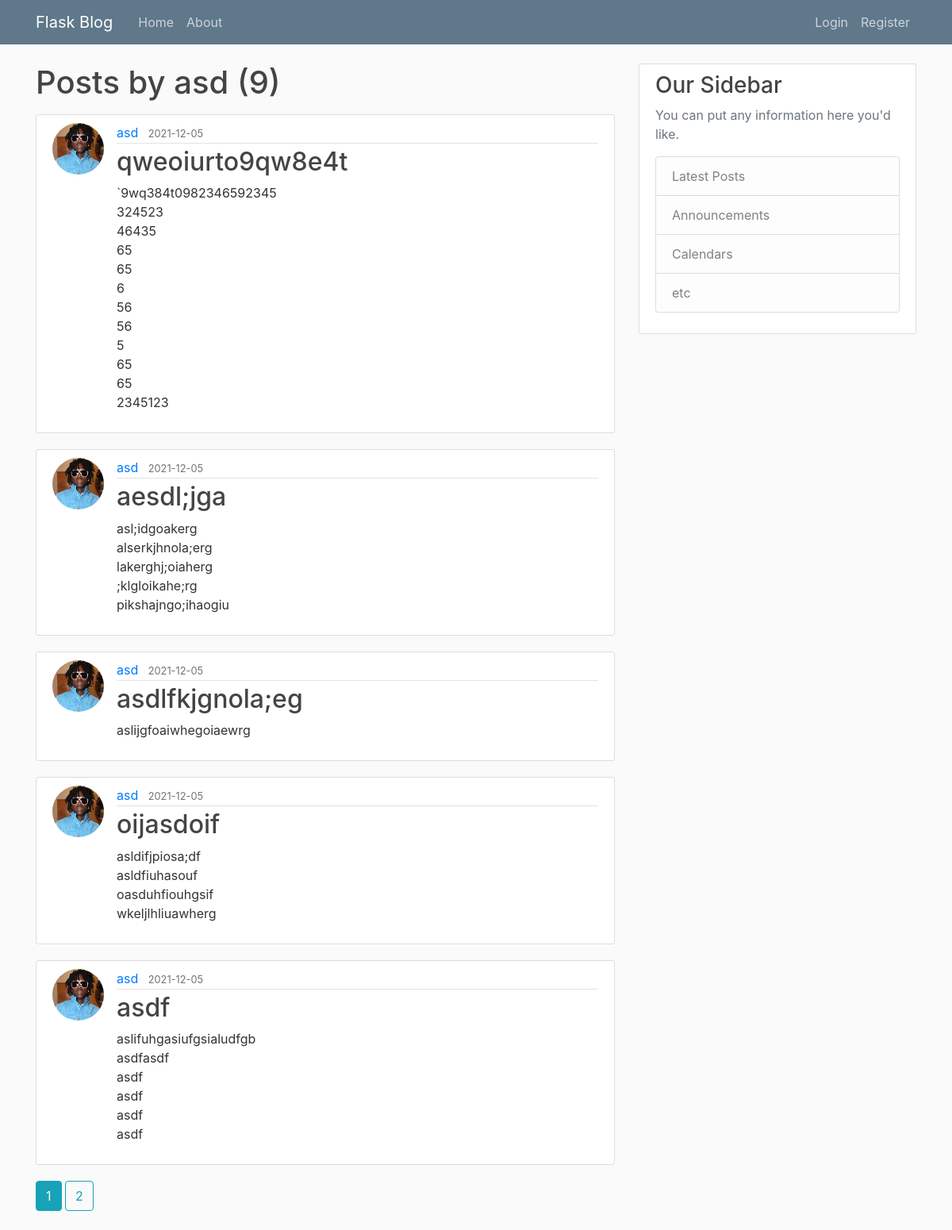
The app's page /user/asd with its own data.
### flaskblog/models.py (models this page shows, shortened)
class User(db.Model, UserMixin):
    id = db.Column(db.Integer, primary_key=True)
    username = db.Column(db.String(20), unique=True, nullable=False)
    email = db.Column(db.String(120), unique=True, nullable=False)
    image_file = db.Column(db.String(20), nullable=False, default='default.jpg')
    password = db.Column(db.String(60), nullable=False)
    posts = db.relationship('Post', backref='author', lazy=True)

class Post(db.Model):
    id = db.Column(db.Integer, primary_key=True)
    title = db.Column(db.String(100))
    date_posted = db.Column(db.DateTime, nullable=False, default=datetime.utcnow)
    content = db.Column(db.Text, nullable=False)
    user_id = db.Column(db.Integer, db.ForeignKey('user.id'), nullable=False)

### flaskblog/routes.py (the view)
@app.route("/user/<string:username>")
def user_posts(username):
    page = request.args.get('page', 1, type=int)
    user = User.query.filter_by(username=username).first_or_404()
    posts = Post.query.filter_by(author=user)\
        .order_by(Post.date_posted.desc())\
        .paginate(page=page, per_page=5)
    return render_template('user_posts.html', posts=posts, user=user)

### flaskblog/templates/user_posts.html
{% extends "layout.html" %}
{% block content %}
    <h1 class="mb-3">Posts by {{ user.username }} ({{ posts.total }})</h1>
    {% for post in posts.items %}
        <article class="media content-section">
            <img class="rounded-circle article-img" src="{{ url_for('static', filename='profile_pics/' + post.author.image_file) }}">
            <div class="media-body">
            <div class="article-metadata">
                <a class="mr-2" href="{{ url_for('user_posts', username=post.author.username) }}">{{ post.author.username }}</a>
                <small class="text-muted">{{ post.date_posted.strftime('%Y-%m-%d') }}</small>
            </div>
            <h2><a class="article-title" href="{{ url_for('post', post_id=post.id) }}">{{ post.title }}</a></h2>
            <p class="article-content">{{ post.content }}</p>
            </div>
        </article>
    {% endfor %}
    {% for page_num in posts.iter_pages() %}
        {% if page_num %}
            {% if posts.page == page_num %}
            <a class="btn btn-info mb-4" href="{{ url_for('user_posts', username=user.username, page=page_num) }}">{{ page_num }}</a>
            {% else %}
            <a class="btn btn-outline-info mb-4" href="{{ url_for('user_posts', username=user.username, page=page_num) }}">{{ page_num }}</a>
            {% endif %}
        {% else %}
            ...
        {% endif %}
    {% endfor %}
{% endblock content %}

### flaskblog/static/main.css (style rules this page uses)
body { background: #fafafa; color: #333333; margin-top: 5rem; }
h1, h2, h3, h4, h5, h6 { color: #444444; }
.content-section { background: #ffffff; padding: 10px 20px; border: 1px solid #dddddd; border-radius: 3px; margin-bottom: 20px; }
.article-title { color: #444444; }
.article-content { white-space: pre-line; }
.article-img { height: 65px; width: 65px; margin-right: 16px; }
.article-metadata { padding-bottom: 1px; margin-bottom: 4px; border-bottom: 1px solid #e3e3e3 }

### records on screen
User: username "asd"
Post: image_file (picture), author.username "asd", date_posted "2021-12-05", title "qweoiurto9qw8e4t", content "`9wq384t0982346592345 324523 46435 65 65 6 56 56 5 65 65 2345123"
Post: image_file (picture), author.username "asd", date_posted "2021-12-05", title "aesdl;jga", content "asl;idgoakerg alserkjhnola;erg lakerghj;oiaherg ;klgloikahe;rg pikshajngo;ihaogiu"
Post: image_file (picture), author.username "asd", date_posted "2021-12-05", title "asdlfkjgnola;eg", content "aslijgfoaiwhegoiaewrg"
Post: image_file (picture), author.username "asd", date_posted "2021-12-05", title "oijasdoif", content "asldifjpiosa;df asldfiuhasouf oasduhfiouhgsif wkeljlhliuawherg"
Post: image_file (picture), author.username "asd", date_posted "2021-12-05", title "asdf", content "aslifuhgasiufgsialudfgb asdfasdf asdf asdf asdf asdf"

### other values on screen
{{ posts.total }} "9"
{{ page_num }} "1"
{{ page_num }} "2"
